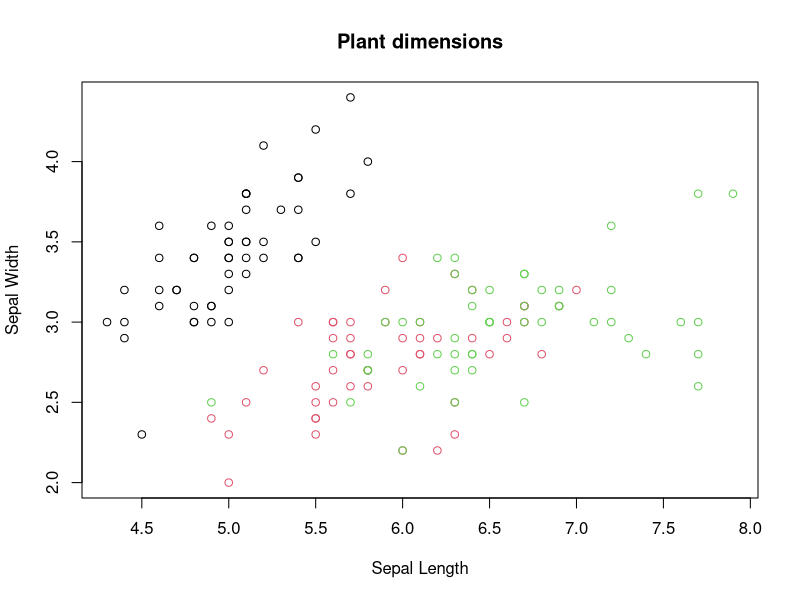

Recreate this plot in R.
## ---- chunk 1
print("This is a code chunk")
## ---- chunk 2
# This dataset is automatically loaded into R so you can play with it to practice.
iris
## ---- chunk 3
dir()
## ---- chunk 4
plot(iris$Sepal.Length, 
     iris$Sepal.Width, 
     col = iris$Species, 
     xlab = "Sepal Length",  
     ylab = "Sepal Width", 
     main = "Plant dimensions")
## ---- chunk 5
sessionInfo()
